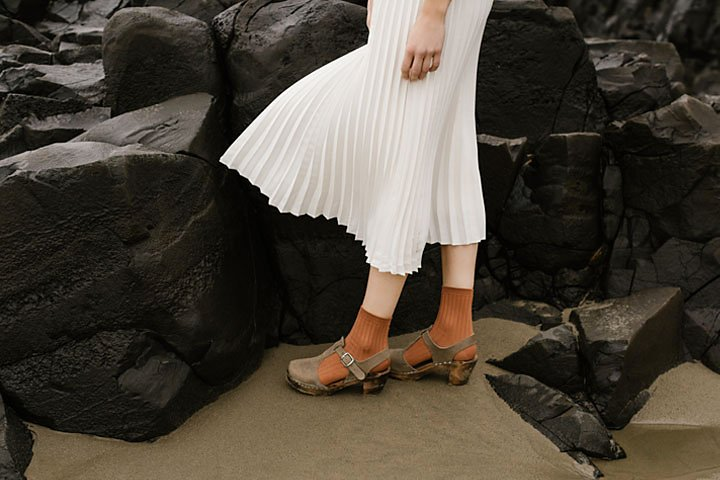
#> input picture data/original/highlights_and_shadows.jpg, 720 x 480 px
$ jupyter execute q2.ipynb
#> lines starting #> are read from the running program, lines starting #| are printed output that depends on the picture
#> further down, img_bgr is the input picture: shape (480, 720, 3); mean B, G, R 58.1, 68.6, 75.7
Consider the image shown in Figure 2: Image for gamma correction.
(a) Apply gamma correction to the L plane in the L∗a∗b∗ color space and state the γ value.
(b) Show the histograms of the original and corrected images.

[cell 1]
import cv2
import numpy as np
import matplotlib.pyplot as plt

def gamma_correction_Lab(img_bgr, gamma):
    # Convert BGR to LAB
#> called with gamma = 0.5
    lab = cv2.cvtColor(img_bgr, cv2.COLOR_BGR2LAB)
#> lab: shape (480, 720, 3); mean of channels 0, 1, 2 71.3, 129.1, 135

    # Split channels
    L, a, b = cv2.split(lab)
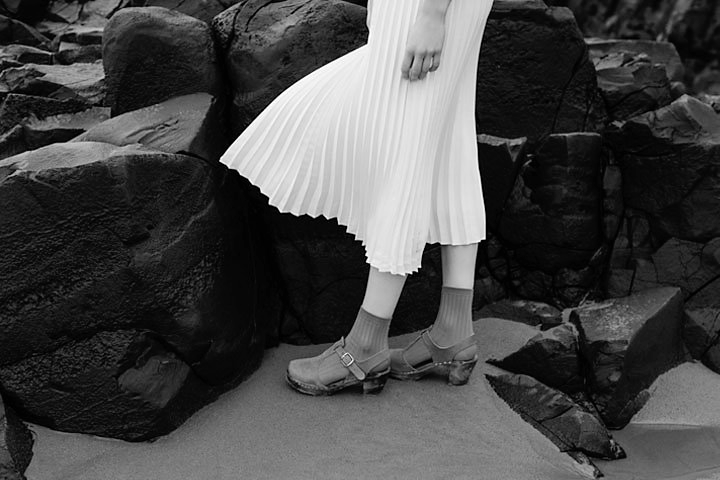
#> L: shape (480, 720); min 0, max 255, mean 71.3
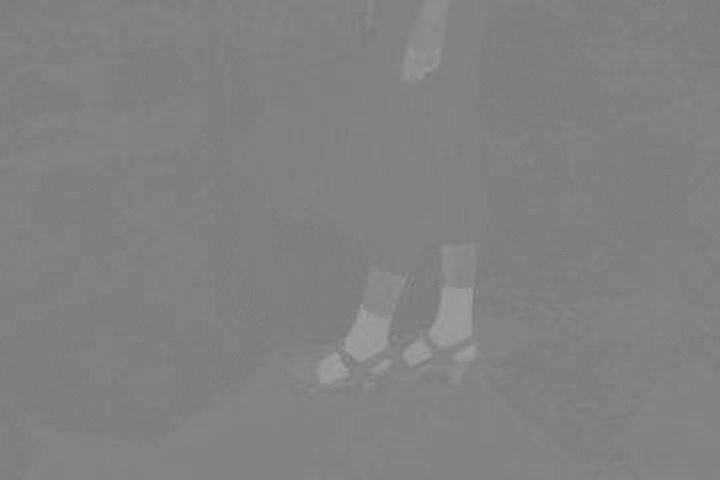
#> a: shape (480, 720); min 119, max 160, mean 129.1

    # Normalize L channel
    L_norm = L.astype(np.float32) / 255.0

    # Apply gamma correction
    L_gamma = np.power(L_norm, gamma)
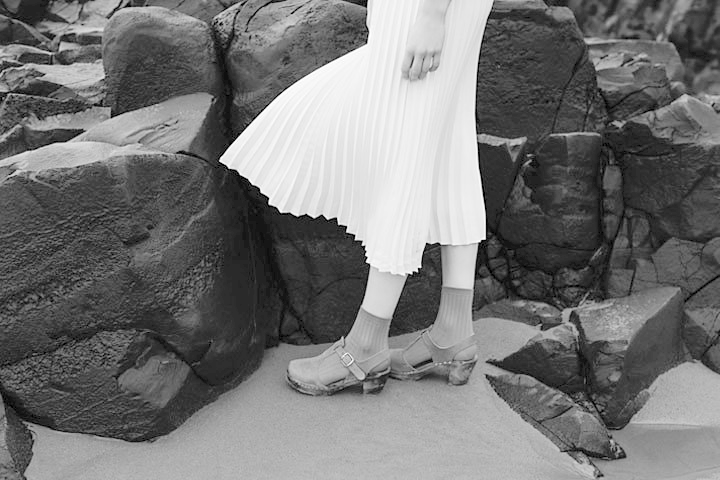
#> L_gamma: shape (480, 720) float32; min 0, max 1, mean 0.462

    # Scale back to [0,255]
    L_gamma = np.uint8(L_gamma * 255)

    # Merge channels back
    lab_gamma = cv2.merge([L_gamma, a, b])
#> lab_gamma: shape (480, 720, 3); mean of channels 0, 1, 2 117.3, 129.1, 135

    # Convert back to BGR
    result = cv2.cvtColor(lab_gamma, cv2.COLOR_LAB2BGR)
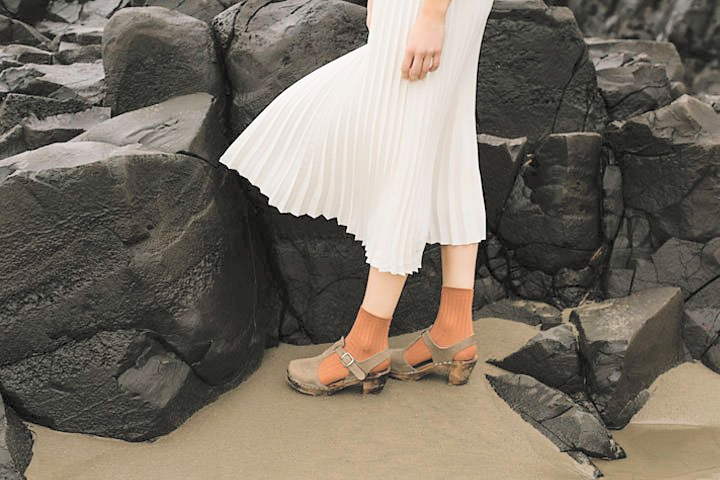
#> result: shape (480, 720, 3); mean B, G, R 100.2, 111.1, 118.8

    return result, L, L_gamma


# ---- LOAD IMAGE ----
image_path = "../data/original/highlights_and_shadows.jpg"
img_bgr = cv2.imread(image_path)

# Apply gamma correction
gamma_value = 0.5
result_img, L_original, L_corrected = gamma_correction_Lab(img_bgr, gamma_value)

# ---- DISPLAY IMAGES ----
plt.figure(figsize=(10,4))

plt.subplot(1,2,1)
plt.imshow(cv2.cvtColor(img_bgr, cv2.COLOR_BGR2RGB))
plt.title("Original Image")
plt.axis("off")

plt.subplot(1,2,2)
plt.imshow(cv2.cvtColor(result_img, cv2.COLOR_BGR2RGB))
plt.title(f"Gamma Corrected (γ={gamma_value})")
plt.axis("off")

plt.show()
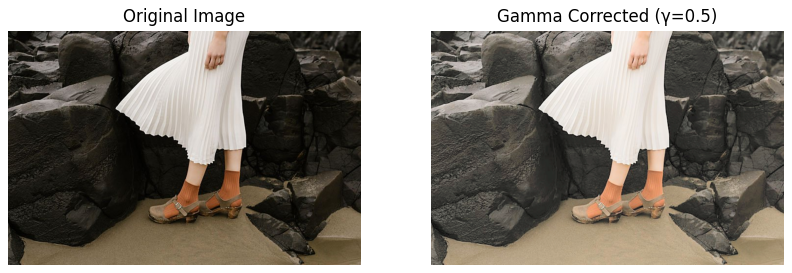
#> figure drawn by matplotlib, 2 panels

# ---- HISTOGRAMS ----
plt.figure(figsize=(10,4))

plt.subplot(1,2,1)
plt.hist(L_original.flatten(), bins=256, range=[0,256])
plt.title("Histogram of Original L* Channel")
plt.xlabel("Intensity")
plt.ylabel("Frequency")

plt.subplot(1,2,2)
plt.hist(L_corrected.flatten(), bins=256, range=[0,256])
plt.title("Histogram of Gamma Corrected L* Channel")
plt.xlabel("Intensity")
plt.ylabel("Frequency")

plt.show()
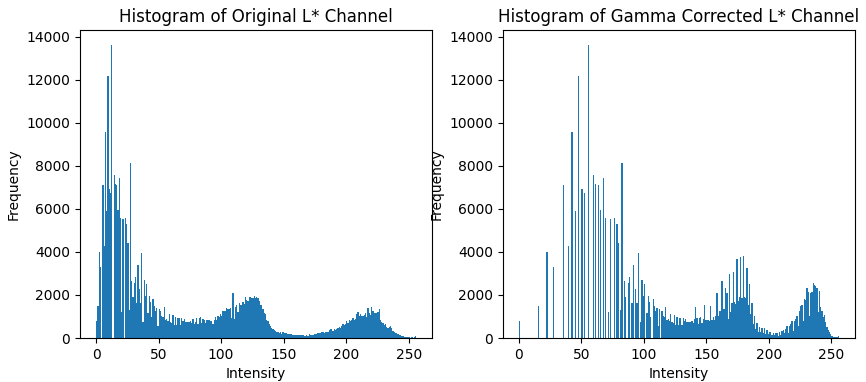
#> figure drawn by matplotlib, 2 panels; panel 1: tallest bar 13634 high, from x = 12 to 13; panel 2: tallest bar 13634 high, from x = 55 to 56

$ run again, with data/original/emma_salt_pepper.jpg copied over data/original/highlights_and_shadows.jpg
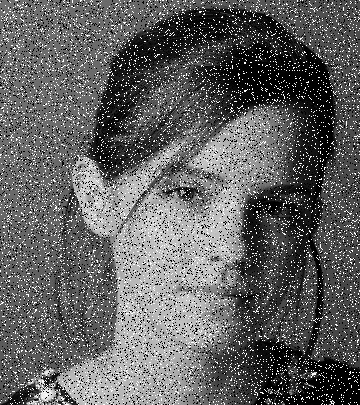
#> input picture data/original/emma_salt_pepper.jpg, 360 x 405 px
#> img_bgr is the input picture: shape (405, 360, 3); min 0, max 255, mean 97.6
#> lab: shape (405, 360, 3); mean of channels 0, 1, 2 101.8, 128, 128
#> a: shape (405, 360); every value is 128
#> in gamma_correction_Lab, `L_gamma = np.power(L_norm, gamma)`:
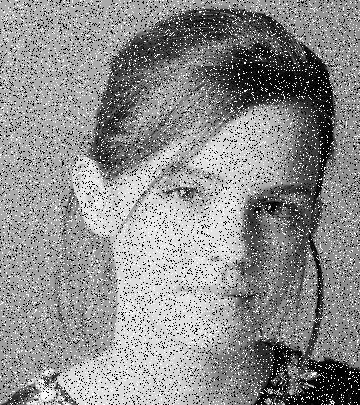
#> L_gamma: shape (405, 360) float32; min 0, max 1, mean 0.559
#> lab_gamma: shape (405, 360, 3); mean of channels 0, 1, 2 142.1, 128, 128
#> `plt.show()`:
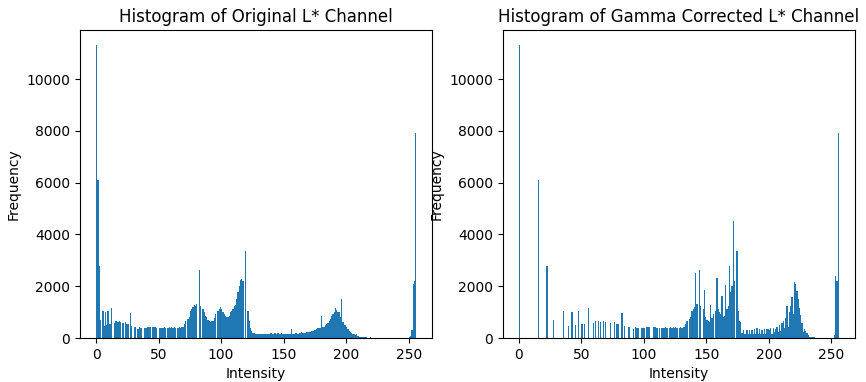
#> figure drawn by matplotlib, 2 panels; panel 1: tallest bar 11327 high, from x = 0 to 1; panel 2: tallest bar 11327 high, from x = 0 to 1
